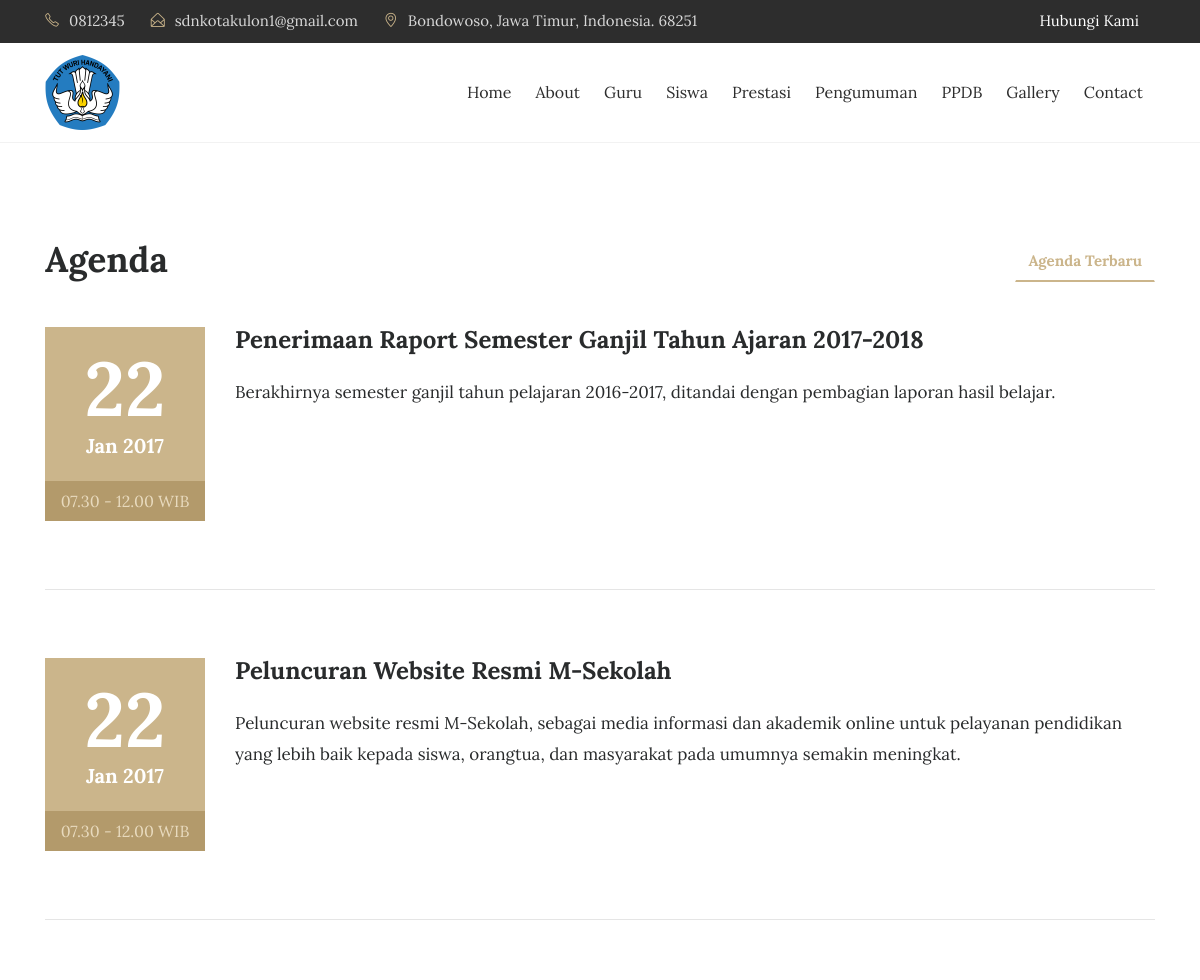
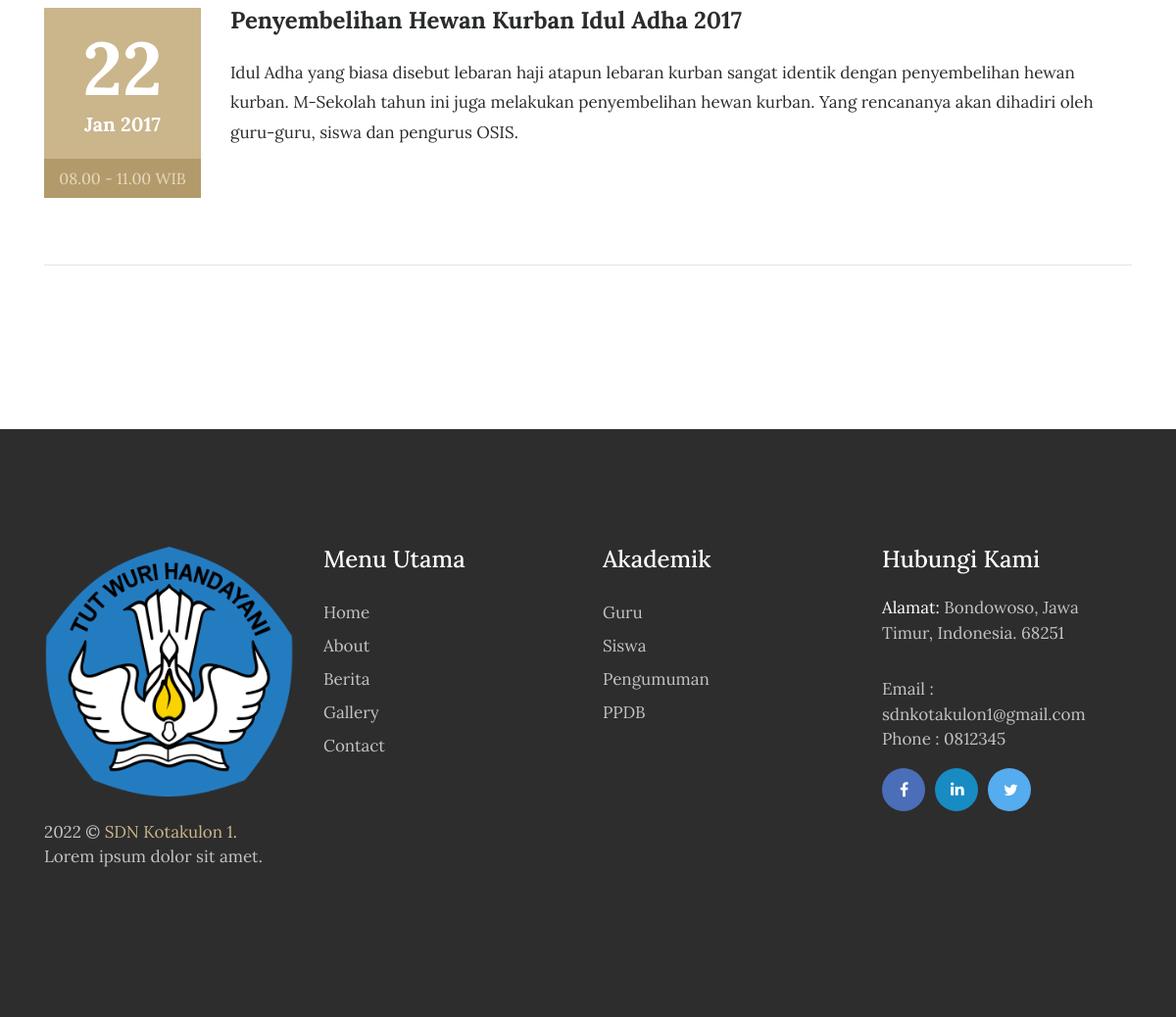
The page /index.php/agenda on the database its author committed (2 pictures, top to bottom).
### tables this page shows
CREATE TABLE IF NOT EXISTS `tbl_agenda` (
`agenda_id` int(11) NOT NULL,
  `agenda_nama` varchar(200) DEFAULT NULL,
  `agenda_tanggal` timestamp NULL DEFAULT CURRENT_TIMESTAMP,
  `agenda_deskripsi` text,
  `agenda_mulai` date DEFAULT NULL,
  `agenda_selesai` date DEFAULT NULL,
  `agenda_tempat` varchar(90) DEFAULT NULL,
  `agenda_waktu` varchar(30) DEFAULT NULL,
  `agenda_keterangan` varchar(200) DEFAULT NULL,
  `agenda_author` varchar(60) DEFAULT NULL
);

### application/controllers/Agenda.php (called while the page is built, shortened)
<?php
class Agenda extends CI_Controller{
	function __construct(){
		$this->load->model('m_agenda');
		$this->load->model('m_pengunjung');
	}
	function index(){
		$jum=$this->m_agenda->agenda();
        $page=$this->uri->segment(3);
        if(!$page):
            $offset = 0;
        else:
            $offset = $page;
        endif;
        $limit=7;
        $config['base_url'] = base_url() . 'agenda/index/';
            $config['total_rows'] = $jum->num_rows();
            $config['per_page'] = $limit;
            $config['uri_segment'] = 3;
	          $config['full_tag_open']    = '<div class="pagging text-center"><nav><ul class="pagination justify-content-center">';
	          $config['full_tag_close']   = '</ul></nav></div>';
	          $config['num_tag_open']     = '<li class="page-item"><span class="page-link">';
	          $config['num_tag_close']    = '</span></li>';
	          $config['cur_tag_open']     = '<li class="page-item"><span class="page-link">';
	          $config['cur_tag_close']    = '<span class="sr-only">(current)</span></span></li>';
	          $config['next_tag_open']    = '<li class="page-item"><span class="page-link">';
	          $config['next_tagl_close']  = '<span aria-hidden="true">&raquo;</span></span></li>';
	          $config['prev_tag_open']    = '<li class="page-item"><span class="page-link">';
	          $config['prev_tagl_close']  = '</span>Next</li>';
	          $config['first_tag_open']   = '<li class="page-item"><span class="page-link">';
	          $config['first_tagl_close'] = '</span></li>';
	          $config['last_tag_open']    = '<li class="page-item"><span class="page-link">';
	          $config['last_tagl_close']  = '</span></li>';
            $config['first_link'] = 'Awal';
            $config['last_link'] = 'Akhir';
            $config['next_link'] = 'Next >>';
            $config['prev_link'] = '<< Prev';
            $this->pagination->initialize($config);
            $x['page'] =$this->pagination->create_links();
		$x['data']=$this->m_agenda->agenda_perpage($offset,$limit);
		$this->load->view('depan/v_agenda',$x);
	}
}

### index.php (called while the page is built, shortened)
<?php
require_once BASEPATH.'core/CodeIgniter.php';

### application/models/M_agenda.php (called while the page is built, shortened)
<?php
class M_agenda extends CI_Model{
	function agenda_perpage($offset,$limit){
		$hsl=$this->db->query("SELECT tbl_agenda.*,DATE_FORMAT(agenda_tanggal,'%d/%m/%Y') AS tanggal FROM tbl_agenda ORDER BY agenda_id DESC limit $offset,$limit");
		return $hsl;
	}
}

### application/views/depan/v_agenda.php (the view, shortened to what this page needs)
<!DOCTYPE html>
<html lang="en">
<head>
    <link rel="stylesheet" href="<?php echo base_url().'theme/css/bootstrap.min.css'?>">
    <link rel="stylesheet" href="<?php echo base_url().'theme/css/font-awesome.min.css'?>">
    <link rel="stylesheet" href="<?php echo base_url().'theme/css/simple-line-icons.css'?>">
    <link rel="stylesheet" href="<?php echo base_url().'theme/css/fullcalendar.min.css'?>" />
    <link rel="stylesheet" href="<?php echo base_url().'theme/css/owl.carousel.min.css'?>">
    <link href="<?php echo base_url().'theme/css/style.css'?>" rel="stylesheet">
</head>
<body>
  <div class="header-topbar">
      <div class="container">
          <div class="row">
              <div class="col-xs-6 col-sm-8 col-md-9">
                  <div class="header-top_address">
                      <div class="header-top_list">
                      <span class="icon-phone"></span>0812345
                        </div>
                        <div class="header-top_list">
                            <span class="icon-envelope-open"></span>sdnkotakulon1@gmail.com
                        </div>
                        <div class="header-top_list">
                            <span class="icon-location-pin"></span>Bondowoso, Jawa Timur, Indonesia. 68251
                      </div>
                  </div>
              </div>
              <div class="col-xs-6 col-sm-4 col-md-3">
                  <div class="header-top_login mr-sm-3">
                      <a href="<?php echo site_url('contact');?>">Hubungi Kami</a>
                  </div>
              </div>
          </div>
      </div>
  </div>
  <div data-toggle="affix" style="border-bottom:solid 1px #f2f2f2;">
      <div class="container nav-menu2">
          <div class="row">
              <div class="col-md-12">
                  <nav class="navbar navbar2 navbar-toggleable-md navbar-light bg-faded">
                      <a href="<?php echo site_url('');?>" class="navbar-brand nav-brand2"><img class="img img-responsive" width="75px;" src="<?php echo base_url().'theme/images/logo.png'?>"></a>
                      <div class="collapse navbar-collapse justify-content-end" id="navbarNavDropdown">
                          <ul class="navbar-nav">
                              <li class="nav-item">
                                  <a class="nav-link" href="<?php echo site_url('');?>">Home</a>
                              </li>
                              <li class="nav-item">
                                  <a class="nav-link" href="<?php echo site_url('about');?>">About</a>
                              </li>
                              <li class="nav-item">
                                  <a class="nav-link" href="<?php echo site_url('guru');?>">Guru</a>
                              </li>
                              <li class="nav-item">
                                  <a class="nav-link" href="<?php echo site_url('siswa');?>">Siswa</a>
                              </li>
                              <li class="nav-item">
                                  <a class="nav-link" href="<?php echo site_url('blog');?>">Prestasi</a>
                              </li>
                              <li class="nav-item">
                                  <a class="nav-link" href="<?php echo site_url('pengumuman');?>">Pengumuman</a>
                              </li>
                              <li class="nav-item">
                                  <a class="nav-link" href="<?php echo site_url('download');?>">PPDB</a>
                              </li>
                              <li class="nav-item">
                                  <a class="nav-link" href="<?php echo site_url('galeri');?>">Gallery</a>
                              </li>
                              <li class="nav-item">
                                <a class="nav-link" href="<?php echo site_url('contact');?>">Contact</a>
                              </li>
                        </ul>
                  </div>
                </nav>
              </div>
            </div>
          </div>
        </div>
<section class="events">
    <div class="container">
        <div class="row">
            <div class="col-md-4">
                <h2 class="event-title">Agenda</h2>
            </div>
            <div class="col-md-8">
                <ul class="nav nav-tabs" role="tablist">
                    <li class="nav-item nav-tab1">
                        <a class="nav-link tab-list active" data-toggle="tab" href="#upcoming-events" role="tab">Agenda Terbaru </a>
                    </li>
                </ul>
            </div>
        </div>
        <br>
        <div class="row">
            <div class="tab-content">
                <div class="tab-pane active" id="upcoming-events" role="tabpanel">
                  <?php foreach($data->result() as $row):?>
                    <div class="col-md-12">
                        <div class="row">
                            <div class="col-md-2">
                                <div class="event-date">
                                    <h4><?php echo date("d", strtotime($row->agenda_tanggal));?></h4> <span><?php echo date("M Y", strtotime($row->agenda_tanggal));?></span>
                                </div>
                                <span class="event-time"><?php echo $row->agenda_waktu;?></span>
                            </div>
                            <div class="col-md-10">
                                <div class="event-heading">
                                    <h3><?php echo $row->agenda_nama;?></h3>
                                    <p><?php echo $row->agenda_deskripsi;?></p>
                                </div>
                          </div>
                      </div>
                      <hr class="event-underline">
                  </div>
                <?php endforeach;?>
      <div class="col-md-12 text-center">
    </div>
</div>
</div>
</div>
</div>
</section>
<footer>
    <div class="container">
        <div class="row">
            <div class="col-md-3">
                <div class="foot-logo">
                    <a href="<?php echo site_url();?>">
                        <img src="<?php echo base_url().'theme/images/logo.png'?>" class="img-fluid" alt="footer_logo">
                    </a>
                    <p><?php echo date('Y');?> ©  <a href="http://sim-online.polije.ac.id" target="_blank">SDN Kotakulon 1</a>. <br>Lorem ipsum dolor sit amet.</p>
                    </div>
                </div>
                <div class="col-md-3">
                    <div class="sitemap">
                        <h3>Menu Utama</h3>
                        <ul>
                            <li><a href="<?php echo site_url();?>">Home</a></li>
                            <li><a href="<?php echo site_url('about');?>">About</a></li>
                            <li><a href="<?php echo site_url('artikel');?>">Berita </a></li>
                            <li><a href="<?php echo site_url('galeri');?>">Gallery</a></li>
                            <li><a href="<?php echo site_url('contact');?>">Contact</a></li>
                        </ul>
                    </div>
                </div>
                <div class="col-md-3">
                  <div class="sitemap">
                      <h3>Akademik</h3>
                      <ul>
                          <li><a href="<?php echo site_url('guru');?>">Guru</a></li>
                          <li><a href="<?php echo site_url('siswa');?>">Siswa </a></li>
                          <li><a href="<?php echo site_url('pengumuman');?>">Pengumuman</a></li>
                          <li><a href="<?php echo site_url('download');?>">PPDB</a></li>
                      </ul>
                  </div>
                </div>
                <div class="col-md-3">
                    <div class="address">
                        <h3>Hubungi Kami</h3>
                        <p><span>Alamat: </span> Bondowoso, Jawa Timur, Indonesia. 68251</p>
                        <p>Email : sdnkotakulon1@gmail.com
                            <br> Phone : 0812345</p>
                            <ul class="footer-social-icons">
                                <li><a href="#"><i class="fa fa-facebook fa-fb" aria-hidden="true"></i></a></li>
                                <li><a href="#"><i class="fa fa-linkedin fa-in" aria-hidden="true"></i></a></li>
                                <li><a href="#"><i class="fa fa-twitter fa-tw" aria-hidden="true"></i></a></li>
                            </ul>
                        </div>
                    </div>
                </div>
            </div>
        </footer>
    </body>
    </html>

### rows shown on the page
tbl_agenda: agenda_tanggal "22", agenda_tanggal "Jan 2017", agenda_waktu "07.30 - 12.00 WIB", agenda_nama "Penerimaan Raport Semester Ganjil Tahun Ajaran 2017-2018", agenda_deskripsi "Berakhirnya semester ganjil tahun pelajaran 2016-2017, ditandai dengan pembagian laporan hasil belajar."
tbl_agenda: agenda_tanggal "22", agenda_tanggal "Jan 2017", agenda_waktu "07.30 - 12.00 WIB", agenda_nama "Peluncuran Website Resmi M-Sekolah", agenda_deskripsi "Peluncuran website resmi M-Sekolah, sebagai media informasi dan akademik online untuk pelayanan pendidikan yang lebih baik kepada siswa, orangtua, dan masyarakat pada umumnya semakin meningkat."
tbl_agenda: agenda_tanggal "22", agenda_tanggal "Jan 2017", agenda_waktu "08.00 - 11.00 WIB", agenda_nama "Penyembelihan Hewan Kurban Idul Adha 2017", agenda_deskripsi "Idul Adha yang biasa disebut lebaran haji atapun lebaran kurban sangat identik dengan penyembelihan hewan kurban. M-Sekolah tahun ini juga melakukan penyembelihan hewan kurban. Yang rencananya akan dihadiri oleh guru-guru, siswa dan pengurus OSIS."
